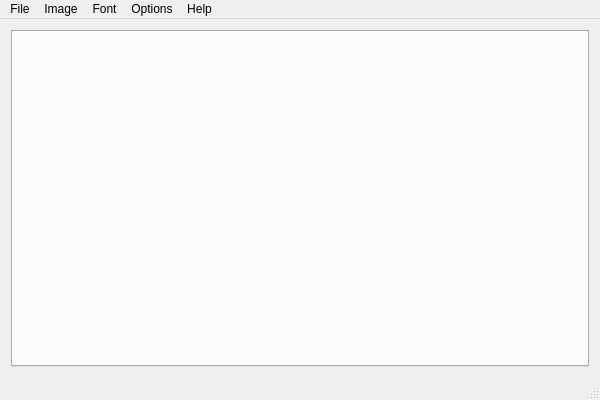
<?xml version="1.0" encoding="UTF-8"?>
<ui version="4.0">
 <class>MainWindow</class>
 <widget class="QMainWindow" name="MainWindow">
  <property name="geometry">
   <rect>
    <x>0</x>
    <y>0</y>
    <width>600</width>
    <height>400</height>
   </rect>
  </property>
  <property name="windowTitle">
   <string>LCD Image Converter</string>
  </property>
  <widget class="QWidget" name="centralWidget">
   <layout class="QHBoxLayout" name="horizontalLayout">
    <item>
     <widget class="QTabWidget" name="tabWidget">
      <property name="currentIndex">
       <number>-1</number>
      </property>
      <property name="tabsClosable">
       <bool>true</bool>
      </property>
      <property name="movable">
       <bool>true</bool>
      </property>
     </widget>
    </item>
   </layout>
  </widget>
  <widget class="QMenuBar" name="menuBar">
   <property name="geometry">
    <rect>
     <x>0</x>
     <y>0</y>
     <width>600</width>
     <height>25</height>
    </rect>
   </property>
   <widget class="QMenu" name="menuHello">
    <property name="title">
     <string>File</string>
    </property>
    <widget class="QMenu" name="menuRecent">
     <property name="title">
      <string>Recent</string>
     </property>
    </widget>
    <addaction name="actionNew_Image"/>
    <addaction name="actionNew_Font"/>
    <addaction name="actionOpen"/>
    <addaction name="menuRecent"/>
    <addaction name="actionRename"/>
    <addaction name="actionSave"/>
    <addaction name="actionSave_As"/>
    <addaction name="actionClose"/>
    <addaction name="separator"/>
    <addaction name="actionConvert"/>
    <addaction name="separator"/>
    <addaction name="actionQuit"/>
   </widget>
   <widget class="QMenu" name="menuImage">
    <property name="title">
     <string>Image</string>
    </property>
    <addaction name="actionImageFlip_Horizontal"/>
    <addaction name="actionImageFlip_Vertical"/>
    <addaction name="separator"/>
    <addaction name="actionImageRotate_90_Clockwise"/>
    <addaction name="actionImageRotate_180"/>
    <addaction name="actionImageRotate_90_Counter_Clockwise"/>
    <addaction name="separator"/>
    <addaction name="actionImageResize"/>
    <addaction name="actionImageInverse"/>
    <addaction name="separator"/>
    <addaction name="actionImageImport"/>
    <addaction name="actionImageExport"/>
   </widget>
   <widget class="QMenu" name="menuFont">
    <property name="title">
     <string>Font</string>
    </property>
    <addaction name="actionFontChange"/>
    <addaction name="separator"/>
    <addaction name="actionFontResize"/>
    <addaction name="actionFontMinimizeHeight"/>
    <addaction name="actionFontInverse"/>
    <addaction name="actionFontPreview"/>
   </widget>
   <widget class="QMenu" name="menuHelp">
    <property name="title">
     <string>Help</string>
    </property>
    <addaction name="actionAbout"/>
   </widget>
   <widget class="QMenu" name="menuOptions">
    <property name="title">
     <string>Options</string>
    </property>
    <widget class="QMenu" name="menuLanguage">
     <property name="title">
      <string>Language</string>
     </property>
     <addaction name="actionLanguageDefault"/>
    </widget>
    <addaction name="actionSetupConversion"/>
    <addaction name="actionSetupTemplates"/>
    <addaction name="menuLanguage"/>
   </widget>
   <addaction name="menuHello"/>
   <addaction name="menuImage"/>
   <addaction name="menuFont"/>
   <addaction name="menuOptions"/>
   <addaction name="menuHelp"/>
  </widget>
  <widget class="QStatusBar" name="statusBar"/>
  <action name="actionNew_Image">
   <property name="text">
    <string>New Image...</string>
   </property>
  </action>
  <action name="actionNew_Font">
   <property name="text">
    <string>New Font...</string>
   </property>
  </action>
  <action name="actionOpen">
   <property name="text">
    <string>Open...</string>
   </property>
   <property name="shortcut">
    <string>Ctrl+O</string>
   </property>
  </action>
  <action name="actionSave">
   <property name="text">
    <string>Save</string>
   </property>
   <property name="shortcut">
    <string>Ctrl+S</string>
   </property>
  </action>
  <action name="actionSave_As">
   <property name="text">
    <string>Save As...</string>
   </property>
  </action>
  <action name="actionClose">
   <property name="text">
    <string>Close</string>
   </property>
   <property name="shortcut">
    <string>Ctrl+W</string>
   </property>
  </action>
  <action name="actionQuit">
   <property name="text">
    <string>Quit</string>
   </property>
   <property name="shortcut">
    <string>Ctrl+Q</string>
   </property>
  </action>
  <action name="actionImageFlip_Horizontal">
   <property name="text">
    <string>Flip Horizontal</string>
   </property>
  </action>
  <action name="actionImageFlip_Vertical">
   <property name="text">
    <string>Flip Vertical</string>
   </property>
  </action>
  <action name="actionImageRotate_90_Clockwise">
   <property name="text">
    <string>Rotate 90 Clockwise</string>
   </property>
   <property name="shortcut">
    <string>Ctrl+Right</string>
   </property>
  </action>
  <action name="actionImageRotate_180">
   <property name="text">
    <string>Rotate 180</string>
   </property>
  </action>
  <action name="actionImageRotate_90_Counter_Clockwise">
   <property name="text">
    <string>Rotate 90 Counter-Clockwise</string>
   </property>
   <property name="shortcut">
    <string>Ctrl+Left</string>
   </property>
  </action>
  <action name="actionImageInverse">
   <property name="text">
    <string>Inverse</string>
   </property>
   <property name="shortcut">
    <string>Ctrl+I</string>
   </property>
  </action>
  <action name="actionConvert">
   <property name="text">
    <string>Convert...</string>
   </property>
   <property name="shortcut">
    <string>Ctrl+P</string>
   </property>
  </action>
  <action name="actionSetupConversion">
   <property name="text">
    <string>Conversion...</string>
   </property>
  </action>
  <action name="actionImageImport">
   <property name="text">
    <string>Import...</string>
   </property>
  </action>
  <action name="actionImageExport">
   <property name="text">
    <string>Export...</string>
   </property>
  </action>
  <action name="actionImageResize">
   <property name="text">
    <string>Resize...</string>
   </property>
  </action>
  <action name="actionFontChange">
   <property name="text">
    <string>Change...</string>
   </property>
  </action>
  <action name="actionFontResize">
   <property name="text">
    <string>Resize...</string>
   </property>
  </action>
  <action name="actionFontInverse">
   <property name="text">
    <string>Inverse</string>
   </property>
  </action>
  <action name="actionAbout">
   <property name="text">
    <string>About</string>
   </property>
   <property name="shortcut">
    <string>F1</string>
   </property>
  </action>
  <action name="actionSetupTemplates">
   <property name="text">
    <string>Templates...</string>
   </property>
  </action>
  <action name="actionLanguageDefault">
   <property name="checkable">
    <bool>true</bool>
   </property>
   <property name="text">
    <string>English</string>
   </property>
  </action>
  <action name="actionRename">
   <property name="text">
    <string>Rename...</string>
   </property>
  </action>
  <action name="actionFontMinimizeHeight">
   <property name="text">
    <string>Optimize height...</string>
   </property>
  </action>
  <action name="actionFontPreview">
   <property name="text">
    <string>Preview...</string>
   </property>
  </action>
 </widget>
 <layoutdefault spacing="6" margin="11"/>
 <resources/>
 <connections/>
</ui>
